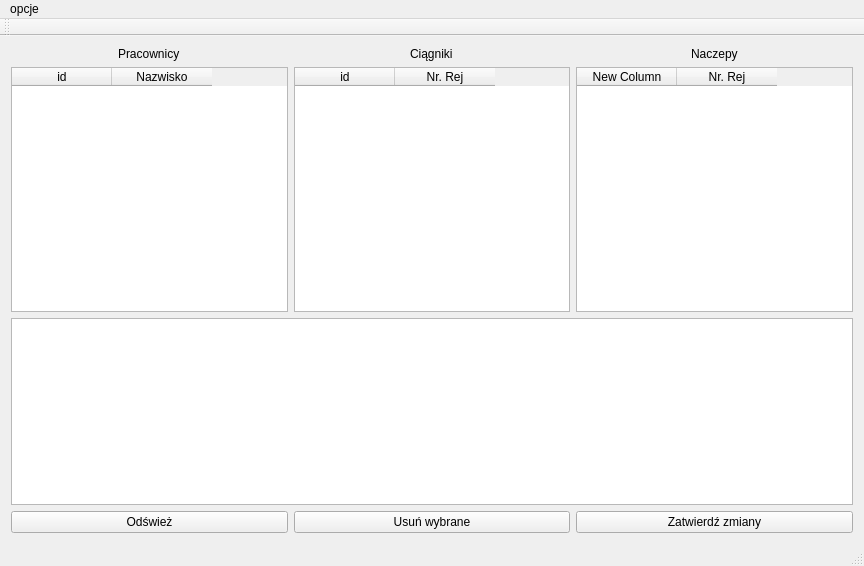
<?xml version="1.0" encoding="UTF-8"?>
<ui version="4.0">
 <class>MainWindow</class>
 <widget class="QMainWindow" name="MainWindow">
  <property name="geometry">
   <rect>
    <x>0</x>
    <y>0</y>
    <width>864</width>
    <height>566</height>
   </rect>
  </property>
  <property name="windowTitle">
   <string>MainWindow</string>
  </property>
  <property name="layoutDirection">
   <enum>Qt::LeftToRight</enum>
  </property>
  <property name="autoFillBackground">
   <bool>true</bool>
  </property>
  <property name="locale">
   <locale language="Polish" country="Poland"/>
  </property>
  <property name="toolButtonStyle">
   <enum>Qt::ToolButtonIconOnly</enum>
  </property>
  <property name="documentMode">
   <bool>false</bool>
  </property>
  <property name="tabShape">
   <enum>QTabWidget::Triangular</enum>
  </property>
  <widget class="QWidget" name="centralWidget">
   <layout class="QGridLayout" name="gridLayout">
    <item row="1" column="0">
     <widget class="QTableWidget" name="Lista_pracownicy">
      <column>
       <property name="text">
        <string>id</string>
       </property>
      </column>
      <column>
       <property name="text">
        <string>Nazwisko</string>
       </property>
      </column>
     </widget>
    </item>
    <item row="3" column="0">
     <widget class="QPushButton" name="button_refresh">
      <property name="text">
       <string>Odśwież</string>
      </property>
     </widget>
    </item>
    <item row="0" column="1" alignment="Qt::AlignHCenter">
     <widget class="QLabel" name="label_2">
      <property name="text">
       <string>Ciągniki</string>
      </property>
     </widget>
    </item>
    <item row="1" column="2">
     <widget class="QTableWidget" name="lista_naczepy">
      <column>
       <property name="text">
        <string>New Column</string>
       </property>
      </column>
      <column>
       <property name="text">
        <string>Nr. Rej</string>
       </property>
      </column>
     </widget>
    </item>
    <item row="0" column="2" alignment="Qt::AlignHCenter">
     <widget class="QLabel" name="label_3">
      <property name="text">
       <string>Naczepy</string>
      </property>
     </widget>
    </item>
    <item row="2" column="0" colspan="3">
     <widget class="QTableWidget" name="Ogolne">
      <property name="maximumSize">
       <size>
        <width>16777215</width>
        <height>187</height>
       </size>
      </property>
     </widget>
    </item>
    <item row="3" column="2">
     <widget class="QPushButton" name="ok">
      <property name="text">
       <string>Zatwierdź zmiany</string>
      </property>
     </widget>
    </item>
    <item row="1" column="1">
     <widget class="QTableWidget" name="lista_ciagniki">
      <column>
       <property name="text">
        <string>id</string>
       </property>
      </column>
      <column>
       <property name="text">
        <string>Nr. Rej</string>
       </property>
      </column>
     </widget>
    </item>
    <item row="0" column="0" alignment="Qt::AlignHCenter">
     <widget class="QLabel" name="label">
      <property name="text">
       <string>Pracownicy</string>
      </property>
     </widget>
    </item>
    <item row="3" column="1">
     <widget class="QPushButton" name="usun">
      <property name="text">
       <string>Usuń wybrane</string>
      </property>
     </widget>
    </item>
   </layout>
  </widget>
  <widget class="QMenuBar" name="menuBar">
   <property name="geometry">
    <rect>
     <x>0</x>
     <y>0</y>
     <width>864</width>
     <height>22</height>
    </rect>
   </property>
   <widget class="QMenu" name="menuOpcje">
    <property name="title">
     <string>opcje</string>
    </property>
    <widget class="QMenu" name="menuDodaj">
     <property name="title">
      <string>Dodaj</string>
     </property>
     <addaction name="actionPracownika"/>
     <addaction name="actionCiagnik"/>
     <addaction name="actionNaczepy"/>
    </widget>
    <addaction name="menuDodaj"/>
   </widget>
   <addaction name="menuOpcje"/>
  </widget>
  <widget class="QToolBar" name="mainToolBar">
   <attribute name="toolBarArea">
    <enum>TopToolBarArea</enum>
   </attribute>
   <attribute name="toolBarBreak">
    <bool>false</bool>
   </attribute>
  </widget>
  <widget class="QStatusBar" name="statusBar"/>
  <action name="actionPracownika">
   <property name="text">
    <string>Pracownika</string>
   </property>
  </action>
  <action name="actionCiagnik">
   <property name="text">
    <string>Ciągnik</string>
   </property>
  </action>
  <action name="actionNaczepy">
   <property name="text">
    <string>Naczepy</string>
   </property>
  </action>
 </widget>
 <layoutdefault spacing="6" margin="11"/>
 <resources/>
 <connections/>
</ui>
